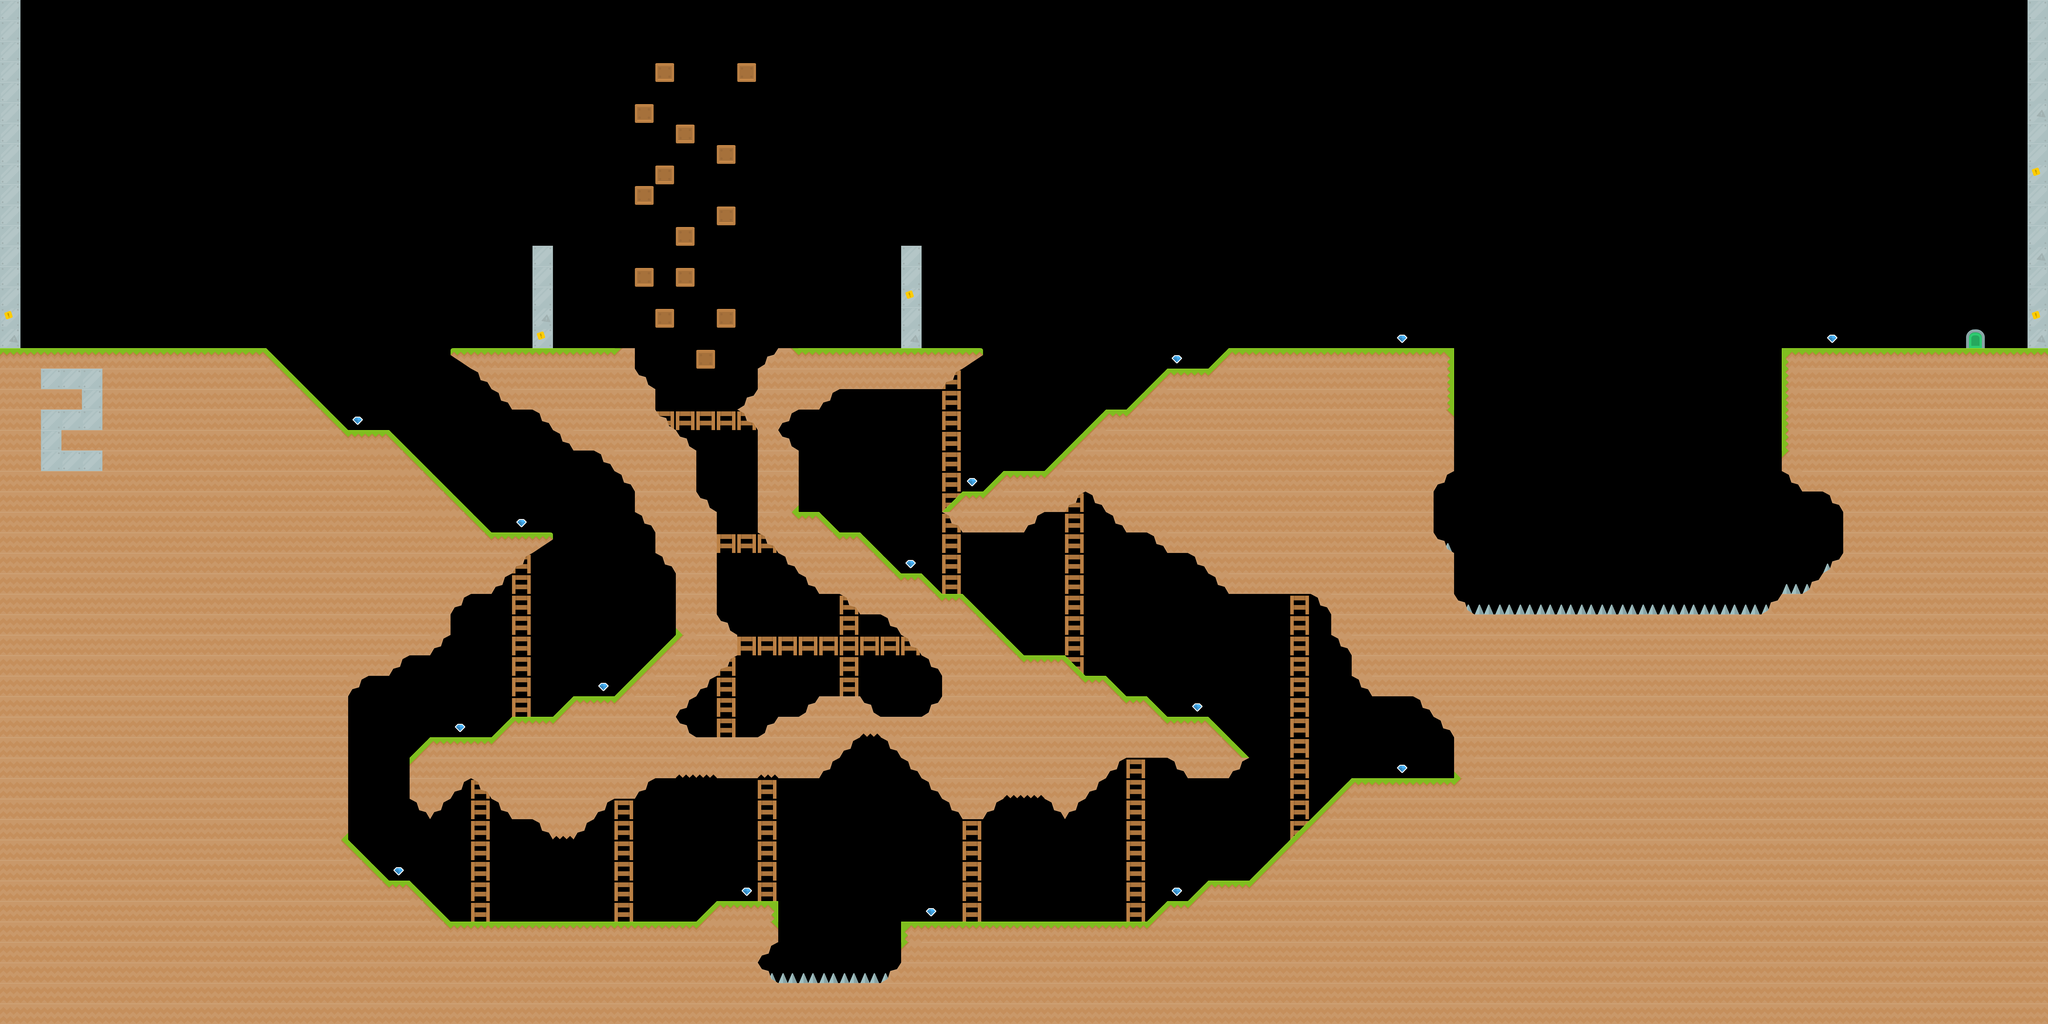

The image is a tile-based game level rendered from a .tmx file. Its description and source (layers, tilesets, objects; grid data summarised) follow:
An orthogonal 100x50 tile map with 70x70 px tiles, 7 tile layers (Hazards, Background, Dynamic, Items, ...), 2 tilesets.

<map version="1.2" tiledversion="1.2.3" orientation="orthogonal" renderorder="right-down" width="100" height="50" tilewidth="70" tileheight="70" infinite="0" nextlayerid="9" nextobjectid="1">
 <tileset firstgid="1" name="Kenny-Misc" tilewidth="70" tileheight="70" tilecount="11" columns="0">
  <grid orientation="orthogonal" width="1" height="1" />
  <tile id="0">
   <image width="64" height="64" source="tiles/PNG Items/platformPack_item007.png" />
  </tile>
  <tile id="1">
   <image width="64" height="64" source="tiles/PNG Items/platformPack_tile043.png" />
  </tile>
  <tile id="2">
   <image width="64" height="64" source="tiles/PNG Items/platformPack_tile051.png" />
  </tile>
  <tile id="3">
   <image width="64" height="64" source="tiles/PNG BG/platformPack_tile037.png" />
  </tile>
  <tile id="4">
   <image width="64" height="64" source="tiles/PNG BG/platformPack_tile038.png" />
  </tile>
  <tile id="5">
   <image width="64" height="64" source="tiles/PNG BG/platformPack_tile045.png" />
  </tile>
  <tile id="6">
   <image width="64" height="64" source="tiles/PNG BG/platformPack_tile047.png" />
  </tile>
  <tile id="7">
   <image width="64" height="64" source="tiles/PNG BG/platformPack_tile034.png" />
  </tile>
  <tile id="8">
   <image width="70" height="70" source="tiles/PNG BG/slice23_23.png" />
  </tile>
  <tile id="9">
   <image width="70" height="70" source="tiles/PNG BG/slice24_24.png" />
  </tile>
  <tile id="10">
   <image width="70" height="70" source="tiles/PNG BG/slice25_25.png" />
  </tile>
 </tileset>
 <tileset firstgid="12" name="Kenny-Grass" tilewidth="70" tileheight="70" tilecount="36" columns="0">
  <grid orientation="orthogonal" width="1" height="1" />
  <tile id="0">
   <image width="70" height="70" source="tiles/PNG Grass/grassHalf.png" />
  </tile>
  <tile id="1">
   <image width="70" height="70" source="tiles/PNG Grass/grassHalfLeft.png" />
  </tile>
  <tile id="2">
   <image width="70" height="70" source="tiles/PNG Grass/grassHalfMid.png" />
  </tile>
  <tile id="3">
   <image width="70" height="70" source="tiles/PNG Grass/grassHalfRight.png" />
  </tile>
  <tile id="4">
   <image width="70" height="70" source="tiles/PNG Grass/slice01_01.png" />
  </tile>
  <tile id="5">
   <image width="70" height="70" source="tiles/PNG Grass/slice02_02.png" />
  </tile>
  <tile id="6">
   <image width="70" height="70" source="tiles/PNG Grass/slice03_03.png" />
  </tile>
  <tile id="7">
   <image width="70" height="70" source="tiles/PNG Grass/slice04_04.png" />
  </tile>
  <tile id="8">
   <image width="70" height="70" source="tiles/PNG Grass/slice05_05.png" />
  </tile>
  <tile id="9">
   <image width="70" height="70" source="tiles/PNG Grass/slice06_06.png" />
  </tile>
  <tile id="10">
   <image width="70" height="70" source="tiles/PNG Grass/slice07_07.png" />
  </tile>
  <tile id="11">
   <image width="70" height="70" source="tiles/PNG Grass/slice12_12.png" />
  </tile>
  <tile id="12">
   <image width="70" height="70" source="tiles/PNG Grass/slice13_13.png" />
  </tile>
  <tile id="13">
   <image width="70" height="70" source="tiles/PNG Grass/slice14_14.png" />
  </tile>
  <tile id="14">
   <image width="70" height="70" source="tiles/PNG Grass/slice15_15.png" />
  </tile>
  <tile id="15">
   <image width="70" height="70" source="tiles/PNG Grass/slice16_16.png" />
  </tile>
  <tile id="16">
   <image width="70" height="70" source="tiles/PNG Grass/slice17_17.png" />
  </tile>
  <tile id="17">
   <image width="70" height="70" source="tiles/PNG Grass/slice18_18.png" />
  </tile>
  <tile id="18">
   <image width="70" height="70" source="tiles/PNG Grass/slice19_19.png" />
  </tile>
  <tile id="19">
   <image width="70" height="70" source="tiles/PNG Grass/slice20_20.png" />
  </tile>
  <tile id="20">
   <image width="70" height="70" source="tiles/PNG Grass/slice21_21.png" />
  </tile>
  <tile id="21">
   <image width="70" height="70" source="tiles/PNG Grass/slice22_22.png" />
  </tile>
  <tile id="22">
   <image width="70" height="70" source="tiles/PNG Grass/slice23_23.png" />
  </tile>
  <tile id="23">
   <image width="70" height="70" source="tiles/PNG Grass/slice24_24.png" />
  </tile>
  <tile id="24">
   <image width="70" height="70" source="tiles/PNG Grass/slice25_25.png" />
  </tile>
  <tile id="25">
   <image width="70" height="70" source="tiles/PNG Grass/slice26_26.png" />
  </tile>
  <tile id="26">
   <image width="70" height="70" source="tiles/PNG Grass/slice27_27.png" />
  </tile>
  <tile id="27">
   <image width="70" height="70" source="tiles/PNG Grass/slice28_28.png" />
  </tile>
  <tile id="28">
   <image width="70" height="70" source="tiles/PNG Grass/slice29_29.png" />
  </tile>
  <tile id="29">
   <image width="70" height="70" source="tiles/PNG Grass/slice30_30.png" />
  </tile>
  <tile id="30">
   <image width="70" height="70" source="tiles/PNG Grass/slice31_31.png" />
  </tile>
  <tile id="31">
   <image width="70" height="70" source="tiles/PNG Grass/slice32_32.png" />
  </tile>
  <tile id="32">
   <image width="70" height="70" source="tiles/PNG Grass/slice33_33.png" />
  </tile>
  <tile id="33">
   <image width="70" height="70" source="tiles/PNG Grass/slice34_34.png" />
  </tile>
  <tile id="34">
   <image width="70" height="70" source="tiles/PNG Grass/slice35_35.png" />
  </tile>
  <tile id="35">
   <image width="70" height="70" source="tiles/PNG Grass/slice36_36.png" />
  </tile>
 </tileset>
 <layer id="5" name="Hazards" width="100" height="50">
  <data>[5000 cells, 27 non-empty, 1 distinct tile ids]</data>
 </layer>
 <layer id="4" name="Background" width="100" height="50">
  <data>[5000 cells, 106 non-empty, 3 distinct tile ids]</data>
 </layer>
 <layer id="6" name="Dynamic" width="100" height="50">
  <data>[5000 cells, 14 non-empty, 1 distinct tile ids]</data>
 </layer>
 <layer id="3" name="Items" width="100" height="50">
  <data>[5000 cells, 15 non-empty, 1 distinct tile ids]</data>
 </layer>
 <layer id="7" name="Door" width="100" height="50">
  <data>[5000 cells, 1 non-empty, 1 distinct tile ids]</data>
 </layer>
 <layer id="2" name="Walls" width="100" height="50">
  <data>[5000 cells, 2330 non-empty, 24 distinct tile ids]</data>
 </layer>
 <layer id="8" name="Laser" width="100" height="50">
  <data>[5000 cells, 0 non-empty, 0 distinct tile ids]</data>
 </layer>
</map>
